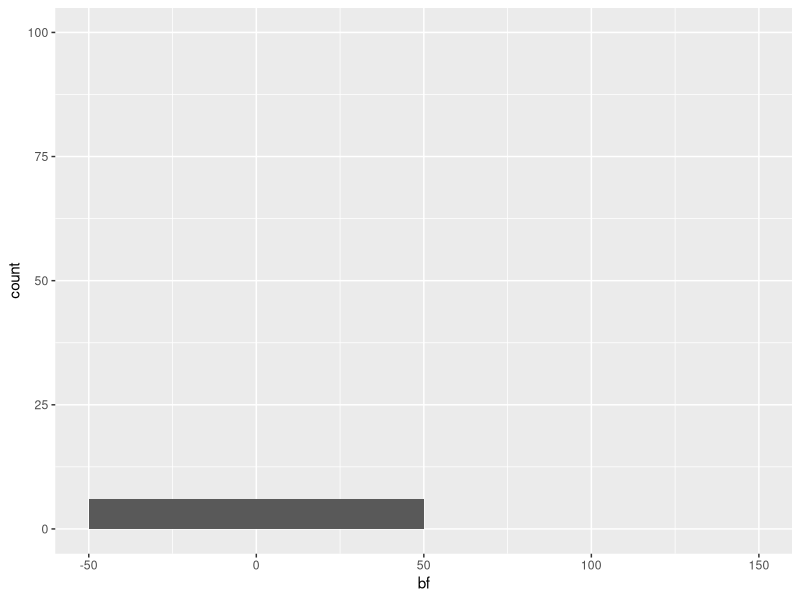
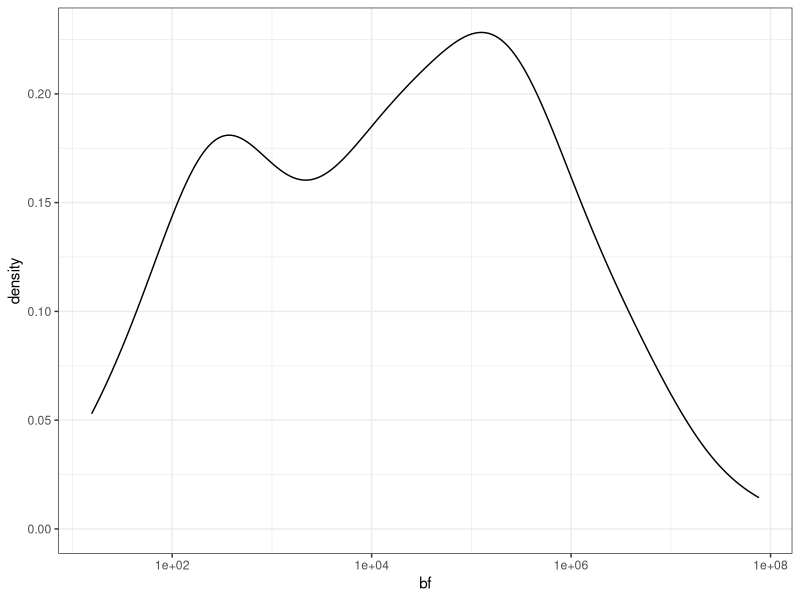
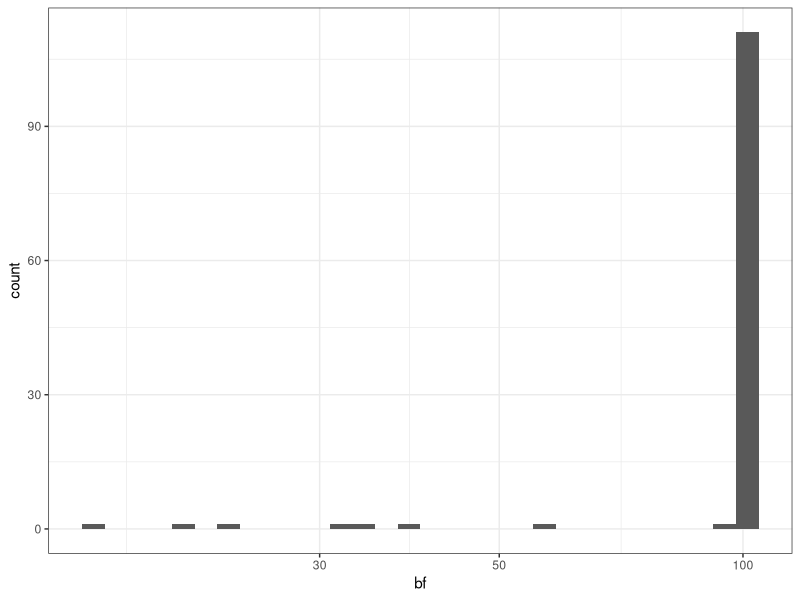
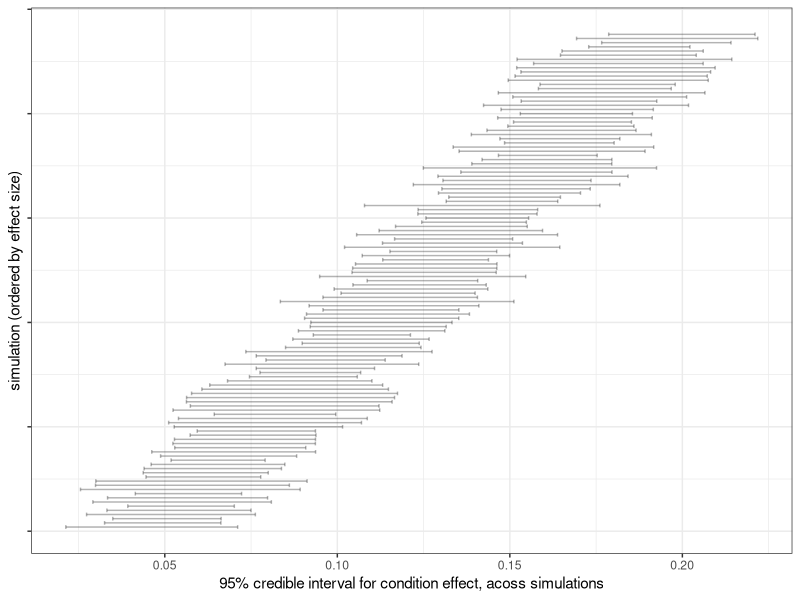

These charts were generated, in order, by the following R code:
## ---- chunk 1
library(tidyverse)
## ---- chunk 2

d = read_csv("bayes_factor_design_analysis_diff.csv", 
             col_names = c("bf", "cond1", "cond2", "lower", "upper"))

mutate(d, bf = ifelse(bf > 100, 100, bf)) %>%
  ggplot(data=., aes(x=bf)) + geom_histogram(binwidth = 100) +
  ylim(0, 100)


d %>%
  ggplot(data=., aes(x=bf)) + geom_density() +
  theme_bw() +
  scale_x_log10()

print(nrow(d))
print(mutate(d, bf = ifelse(bf > 100, 100, bf)) %>%
  ggplot(data=., aes(x=bf)) + geom_histogram() +
  theme_bw() +
  scale_x_log10())

## ---- chunk 3
roundmean = function(x) {return (round(mean(x), 2))}
print(nrow(d))
print(roundmean(d$bf > 10))
print(roundmean(d$bf < 10 & d$bf > 3))
print(roundmean(d$bf < 3 & d$bf > 1/3))
print(roundmean(d$bf < 1/3 & d$bf > 1/10))
print(roundmean(d$bf < 1/10))

## ---- chunk 4
arrange(d, lower + upper) %>%
  mutate(r=1:n()) %>%
  ggplot(data=., aes(x=r ,ymin=lower,ymax=upper)) +
  geom_errorbar(alpha=.3) +
  coord_flip() + 
  theme_bw() +
  ylab("95% credible interval for condition effect, acoss simulations") +
  xlab("simulation (ordered by effect size)") +
  theme(axis.text.y = element_blank())
